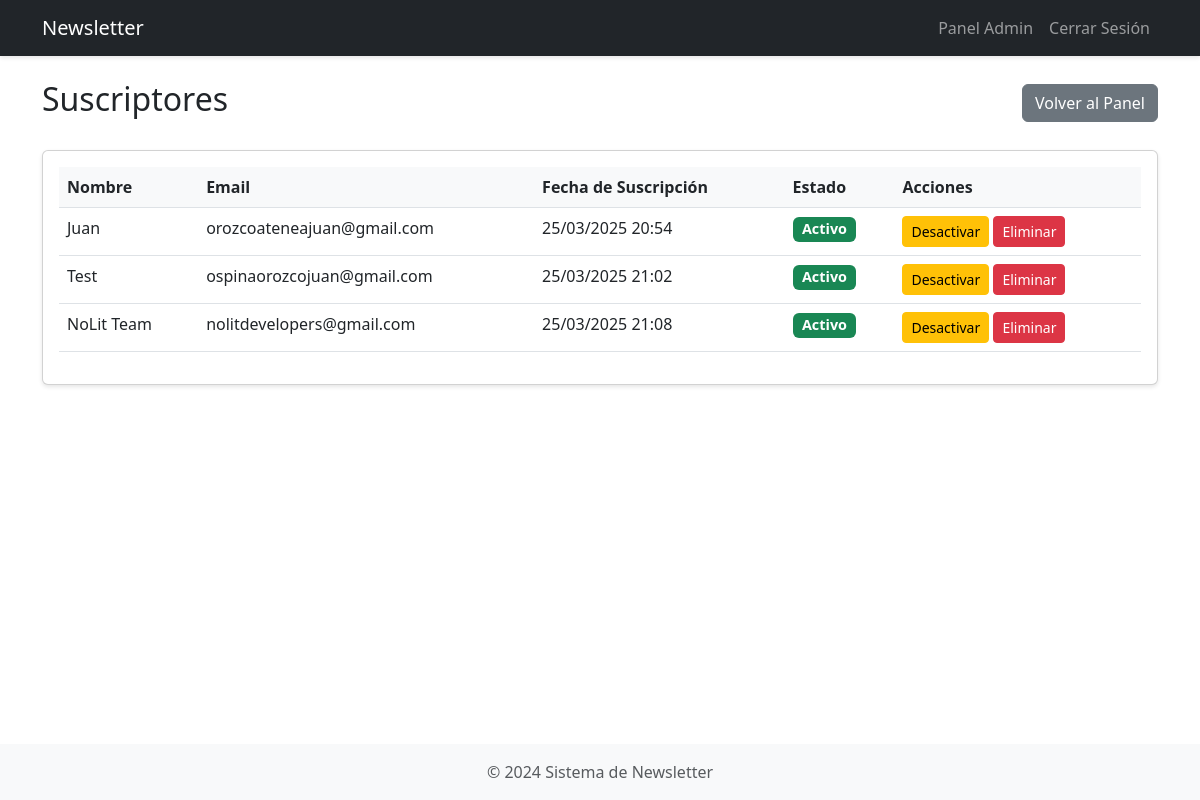
The app's page /subscribers (signed in) with its own data.
### app/models.py (models this page shows)
class Subscriber(db.Model):
    id = db.Column(db.Integer, primary_key=True)
    email = db.Column(db.String(120), unique=True, nullable=False)
    name = db.Column(db.String(64))
    subscribed_at = db.Column(db.DateTime, default=datetime.utcnow)
    is_active = db.Column(db.Boolean, default=True)
    unsubscribe_token = db.Column(db.String(100), unique=True)

### app/routes/admin.py (the view)
@bp.route('/subscribers')
@admin_required
def list_subscribers():
    subscribers = Subscriber.query.all()
    return render_template('admin/subscribers.html', subscribers=subscribers)

### app/models.py (called while the page is built)
@login_manager.user_loader
def load_user(id):
    return User.query.get(int(id))

### app/routes/admin.py (called while the page is built)
def admin_required(f):
    @wraps(f)
    @login_required
    def decorated_function(*args, **kwargs):
        if not current_user.is_admin:
            flash('No tienes permisos para acceder a esta página', 'error')
            return redirect(url_for('main.index'))
        return f(*args, **kwargs)
    return decorated_function

### app/templates/admin/subscribers.html (shortened to what this page needs)
{% extends "base.html" %}
{% block content %}
<div class="row">
    <div class="col-md-12">
        <div class="d-flex justify-content-between align-items-center mb-4">
            <h2>Suscriptores</h2>
            <a href="{{ url_for('admin.dashboard') }}" class="btn btn-secondary">Volver al Panel</a>
        </div>
        <div class="card">
            <div class="card-body">
                <div class="table-responsive">
                    <table class="table">
                        <thead>
                            <tr>
                                <th>Nombre</th>
                                <th>Email</th>
                                <th>Fecha de Suscripción</th>
                                <th>Estado</th>
                                <th>Acciones</th>
                            </tr>
                        </thead>
                        <tbody>
                            {% for subscriber in subscribers %}
                            <tr>
                                <td>{{ subscriber.name or 'No especificado' }}</td>
                                <td>{{ subscriber.email }}</td>
                                <td>{{ subscriber.subscribed_at.strftime('%d/%m/%Y %H:%M') }}</td>
                                <td>
                                    <span class="badge bg-{{ 'success' if subscriber.is_active else 'danger' }}">
                                        {{ 'Activo' if subscriber.is_active else 'Inactivo' }}
                                    </span>
                                </td>
                                <td>
                                    <form action="{{ url_for('admin.toggle_subscriber', id=subscriber.id) }}"
                                          method="POST" style="display: inline;">
                                        <button type="submit" class="btn btn-sm btn-{{ 'warning' if subscriber.is_active else 'success' }}">
                                            {{ 'Desactivar' if subscriber.is_active else 'Activar' }}
                                        </button>
                                    </form>
                                    <form action="{{ url_for('admin.delete_subscriber', id=subscriber.id) }}"
                                          method="POST" style="display: inline;"
                                          onsubmit="return confirm('¿Estás seguro de que deseas eliminar este suscriptor?')">
                                        <button type="submit" class="btn btn-sm btn-danger">Eliminar</button>
                                    </form>
                                </td>
                            </tr>
                            {% endfor %}
                        </tbody>
                    </table>
                </div>
            </div>
        </div>
    </div>
</div>
{% endblock %}

### app/templates/base.html (shortened to what this page needs)
<!DOCTYPE html>
<html lang="es">
<head>
    <link href="https://cdn.jsdelivr.net/npm/bootstrap@5.3.0/dist/css/bootstrap.min.css" rel="stylesheet">
    <link rel="stylesheet" href="{{ url_for('static', filename='css/style.css') }}">
</head>
<body>
    <nav class="navbar navbar-expand-lg navbar-dark bg-dark">
        <div class="container">
            <a class="navbar-brand" href="{{ url_for('main.index') }}">Newsletter</a>
            <div class="collapse navbar-collapse" id="navbarNav">
                <ul class="navbar-nav ms-auto">
                    {% if current_user.is_authenticated %}
                        {% if current_user.is_admin %}
                            <li class="nav-item">
                                <a class="nav-link" href="{{ url_for('admin.dashboard') }}">Panel Admin</a>
                            </li>
                        {% endif %}
                        <li class="nav-item">
                            <a class="nav-link" href="{{ url_for('auth.logout') }}">Cerrar Sesión</a>
                        </li>
                    {% else %}
                        <li class="nav-item">
                            <a class="nav-link" href="{{ url_for('auth.login') }}">Iniciar Sesión</a>
                        </li>
                    {% endif %}
                </ul>
            </div>
        </div>
    </nav>
    <div class="container mt-4">
        {% block content %}{% endblock %}
    </div>
    <footer class="footer mt-auto py-3 bg-light">
        <div class="container text-center">
            <span class="text-muted">© 2024 Sistema de Newsletter</span>
        </div>
    </footer>
</body>
</html>

### app/static/css/style.css (style rules this page uses)
body { min-height: 100vh; display: flex; flex-direction: column; }
.footer { margin-top: auto; }
.card { box-shadow: 0 2px 4px rgba(0,0,0,0.1); }
.navbar { box-shadow: 0 2px 4px rgba(0,0,0,0.1); }
.table th { background-color: #f8f9fa; }
.badge { font-size: 0.9em; }

### records on screen
Subscriber: name "Juan", email "orozcoateneajuan@gmail.com", subscribed_at "25/03/2025 20:54", is_active "Activo", is_active "Desactivar"
Subscriber: name "Test", email "ospinaorozcojuan@gmail.com", subscribed_at "25/03/2025 21:02", is_active "Activo", is_active "Desactivar"
Subscriber: name "NoLit Team", email "nolitdevelopers@gmail.com", subscribed_at "25/03/2025 21:08", is_active "Activo", is_active "Desactivar"
